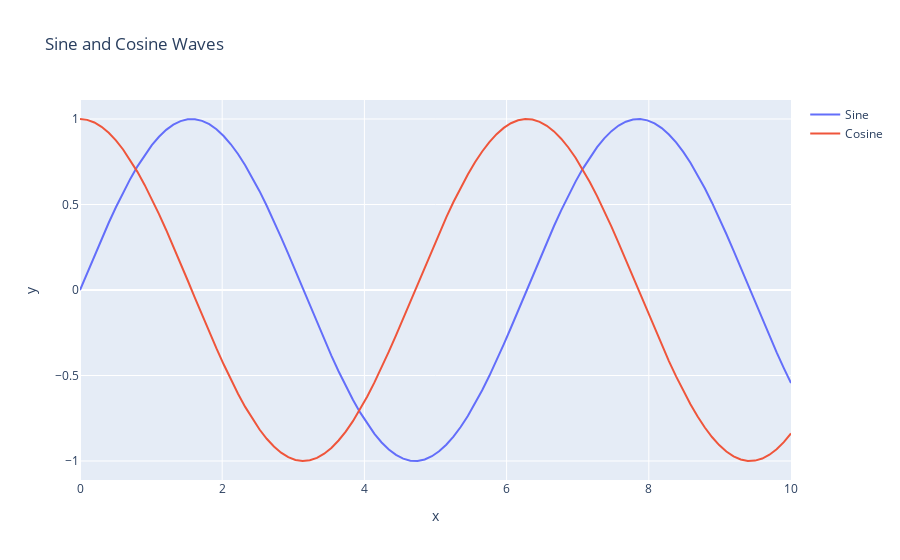

Notebook code cell kept with this figure:
### Code cell
import plotly.graph_objects as go
import numpy as np

# Generate some random data
x = np.linspace(0, 10, 100)
y1 = np.sin(x)
y2 = np.cos(x)

# Create trace objects for both lines
trace1 = go.Scatter(x=x, y=y1, mode='lines', name='Sine')
trace2 = go.Scatter(x=x, y=y2, mode='lines', name='Cosine')

# Add both trace objects to a data list
data = [trace1, trace2]

# Set the layout of the plot
layout = go.Layout(title='Sine and Cosine Waves', xaxis_title='x', yaxis_title='y')

# Create a Figure object that contains the data and layout
fig = go.Figure(data=data, layout=layout)

# Show the plot
fig.show()
